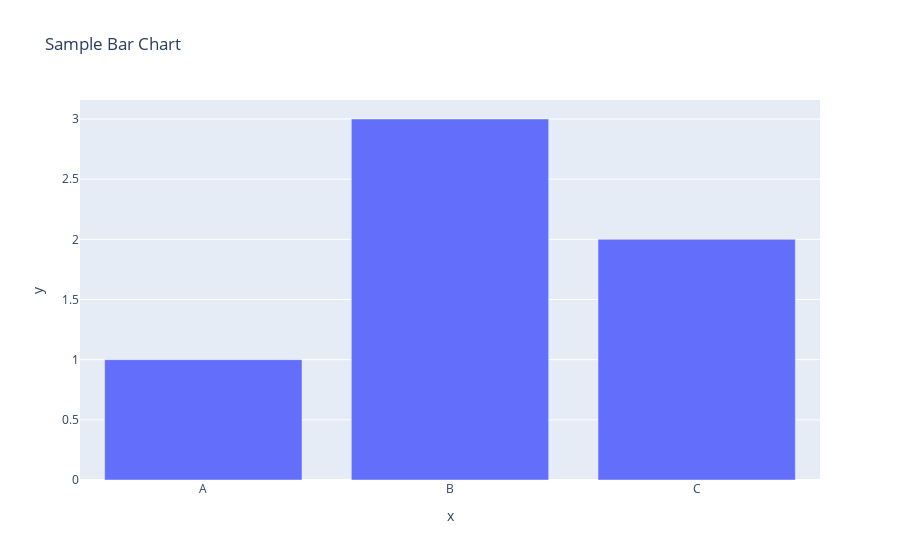

Here is the notebook cell this chart was saved with:
### Code cell
import plotly.express as px
fig= px.bar(x=["A","B","C"],y=[1,3,2],title="Sample Bar Chart")
fig.show()

### Figure 1 — Plotly figure (JSON) as saved in the notebook; plotly's stock layout.template omitted (floating-point values rounded to 4 significant figures)
{"data": [{"hovertemplate": "x=%{x}<br>y=%{y}<extra></extra>", "legendgroup": "", "marker": {"color": "#636efa", "pattern": {"shape": ""}}, "name": "", "orientation": "v", "showlegend": false, "textposition": "auto", "type": "bar", "x": ["A", "B", "C"], "xaxis": "x", "y": [1, 3, 2], "yaxis": "y"}], "layout": {"barmode": "relative", "legend": {"tracegroupgap": 0}, "title": {"text": "Sample Bar Chart"}, "xaxis": {"anchor": "y", "domain": [0, 1], "title": {"text": "x"}}, "yaxis": {"anchor": "x", "domain": [0, 1], "title": {"text": "y"}}}}
